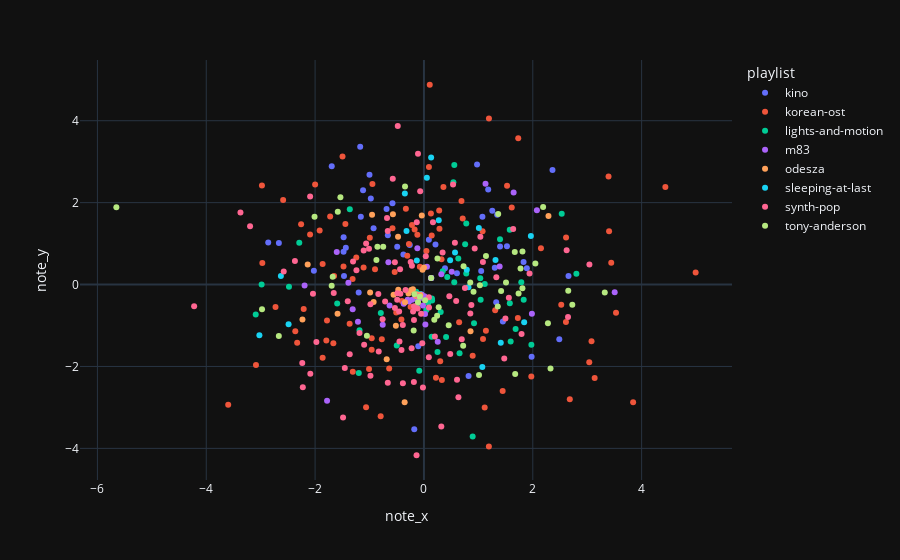

This figure's notebook cell:
### Markdown cell above
## Visualisation of Reduced Dimensions

### Note Trajectory

We can see that points seem to be normally distributed from the center with little sign of clustering. This can be caused by there being too many potential dimensions i.e. notes. In other words, even similar songs that sound similar to us might not play the same notes and thus appear more distant to the machine than it really is. This is the consequence of the curse of dimensionality.

However, a weak cluster can be seen in the middle which could be the result of using more similar patterns of notes, but it could also be considered statistically insignificant due to potential error in the note recognition neural network.

### Code cell
note_trajectory_fig = px.scatter(dataset, x='note_x', y='note_y', color='playlist', hover_data=config.metadata_columns)
note_trajectory_fig.write_image(config.image_dir + '/note-trajectory-mds.png', width=1000, scale=2)
note_trajectory_fig

### Figure 1 — Plotly figure (JSON) as saved in the notebook; plotly's stock layout.template omitted (floating-point values rounded to 4 significant figures; data arrays with more than 128 entries replaced by an {"elided": "..."} marker saying what was removed)
{"data": [{"customdata": {"elided": "47x3 str values"}, "hovertemplate": "playlist=%{customdata[2]}<br>note_x=%{x}<br>note_y=%{y}<br>song_name=%{customdata[0]}<br>artist=%{customdata[1]}<extra></extra>", "legendgroup": "kino", "marker": {"color": "#636efa", "symbol": "circle"}, "mode": "markers", "name": "kino", "orientation": "v", "showlegend": true, "x": [2.362, 1.979, -2.861, -0.178, -1.171, 0.09056, -0.3774, -0.9762, -1.119, -0.1045, -0.5779, -0.687, 0.2119, -0.1208, 0.03838, -2.666, -0.6631, 1.451, -1.477, 1.891, 1.525, -0.9254, 1.398, -1.199, -0.2608, 1.831, 2.487, -1.159, 2.656, 1.052, -1.001, -1.469, 1.301, -1.435, 1.256, 1.181, 1.075, -2.023, 0.8198, -1.476, 1.328, 1.345, -0.4911, 0.606, 0.3864, 0.9757, -1.695], "xaxis": "x", "y": [2.796, -1.761, 1.028, -3.532, 3.366, 1.091, 0.7364, 2.1, 2.303, -1.507, 1.986, 1.842, 0.9795, -0.2993, -0.3338, 1.012, 1.205, -0.9051, 0.7981, 0.399, 0.9334, 1.374, 0.9291, -0.1937, 0.9676, 0.553, -1.337, 1.653, 0.2079, 0.3291, 2.68, 0.2078, 0.4126, 0.9013, 1.802, 2.321, 1.653, 0.3382, -2.234, 1.158, -0.4341, 1.706, 0.9248, 0.2781, 0.397, 2.932, 2.887], "yaxis": "y", "type": "scatter"}, {"customdata": {"elided": "95x3 str values"}, "hovertemplate": "playlist=%{customdata[2]}<br>note_x=%{x}<br>note_y=%{y}<br>song_name=%{customdata[0]}<br>artist=%{customdata[1]}<extra></extra>", "legendgroup": "korean-ost", "marker": {"color": "#EF553B", "symbol": "circle"}, "mode": "markers", "name": "korean-ost", "orientation": "v", "showlegend": true, "x": [-0.4057, 4.993, 1.193, 2.68, 3.137, -2.329, -2.364, 0.6897, 3.402, -0.3057, 2.523, 1.309, 0.3583, 2.609, -1.244, 1.194, 0.2803, -2.97, -1.782, 0.09157, 3.844, -0.639, 3.079, 0.128, -1.443, 1.614, -0.9467, -2.257, -1.477, -3.086, 3.53, -1.793, -0.2456, 3.038, -2.092, -0.8991, -2.209, 2.612, 4.436, 0.3294, -2.977, -0.5379, 1.725, 0.6468, -1.664, 1.446, -0.07561, -0.7741, -0.3319, 3.392, -1.109, 2.15, -0.5089, 0.2849, -0.2198, 0.1068, -0.1713, 1.077, -0.1211, -1.916, -0.9605, 0.3232, -1.009, -3.597, -1.063, 3.442, -0.5779, 0.8954, -0.4141, 1.527, -2.727, -1.723, 1.973, -1.651, -2.587, 0.299, -1.307, 0.7124, 1.733, -1.365, -1.496, 0.1428, -1.31, -2.0, 1.116, -0.9597, -1.861, -0.9946, 0.2209, -0.7954, 0.04584, -0.2759, 1.086, 1.139, -1.861], "xaxis": "x", "y": [-0.3992, 0.2928, -3.951, -2.803, -2.28, -1.422, -1.14, 2.038, 1.301, 0.7003, -0.4951, -0.6272, 2.383, -0.9173, 0.6605, 4.056, 1.807, 0.5248, -0.8781, 2.869, -2.875, -2.05, -1.383, 1.737, 1.476, 1.884, 2.454, 1.473, 0.4425, -1.962, -0.6864, -1.365, -0.5407, -1.896, 1.225, 0.3716, -0.5956, 1.15, 2.384, -2.332, 2.416, 0.3057, -0.8146, -0.921, -1.434, -2.597, 0.4335, -1.334, 1.848, 2.638, 0.4183, 0.8854, -0.6809, 1.364, 1.457, 4.878, 1.347, 1.303, 1.216, 1.318, -1.594, 0.6154, -2.064, -2.933, -2.994, 0.5305, 1.372, -1.736, -0.8513, 2.409, -0.5505, 1.659, -2.244, 0.2107, 2.065, -1.874, -2.13, 1.613, 3.57, -0.9579, 3.124, 1.198, 0.1382, 2.441, -3.003, -1.314, -1.787, 1.144, -2.276, -3.214, 0.8185, 0.9917, -1.329, -1.126, 0.502], "yaxis": "y", "type": "scatter"}, {"customdata": {"elided": "56x3 str values"}, "hovertemplate": "playlist=%{customdata[2]}<br>note_x=%{x}<br>note_y=%{y}<br>song_name=%{customdata[0]}<br>artist=%{customdata[1]}<extra></extra>", "legendgroup": "lights-and-motion", "marker": {"color": "#00cc96", "symbol": "circle"}, "mode": "markers", "name": "lights-and-motion", "orientation": "v", "showlegend": true, "x": [0.3449, -0.1417, 1.398, -1.362, -0.4998, 0.5412, 0.6543, 0.04427, 2.532, 0.1323, 0.308, -0.1208, -0.08626, 1.684, 0.1419, -0.05103, 0.07837, 1.577, -2.48, -2.291, 2.801, 1.833, 0.2494, 0.757, -2.983, 0.5576, -0.09933, -0.1193, 1.578, -0.06379, 0.4278, 1.789, 1.042, 1.974, 1.118, 0.7773, 0.6311, 0.1503, -3.091, 0.778, 0.1468, 0.8954, 0.407, -1.594, 1.593, -0.7926, -0.06379, -0.08193, -0.06379, 0.5569, 0.9199, 1.035, -0.06379, -0.08594, -1.184, -1.197], "xaxis": "x", "y": [0.3274, -0.1775, 1.108, 1.836, -1.486, 2.495, -1.68, -0.6234, 1.729, 0.1579, -0.6728, -0.385, -0.2299, -1.084, -1.275, -0.2414, -0.4516, 1.335, -0.05229, 1.018, 0.2616, -0.3715, -1.647, 0.9863, 0.0004133, 2.917, -0.3001, -0.4842, -0.4579, -0.2457, 0.1814, 0.05868, -0.3715, -1.47, 0.01598, 0.2707, 0.6358, -0.3882, -0.7333, 1.492, -0.3426, -3.711, -1.28, -0.4626, -1.392, -0.6939, -0.2457, -0.3144, -0.2457, 0.05694, -0.9448, 0.1513, -0.2457, -2.106, -1.118, -2.157], "yaxis": "y", "type": "scatter"}, {"customdata": [["Another Wave from You", "M83", "m83"], ["Claudia Lewis", "M83", "m83"], ["Echoes of Mine", "M83", "m83"], ["Fountains", "M83", "m83"], ["Intro", "M83", "m83"], ["Klaus I Love You", "M83", "m83"], ["Midnight City", "M83", "m83"], ["My Tears Are Becoming a Sea", "M83", "m83"], ["New Map", "M83", "m83"], ["Ok Pal", "M83", "m83"], ["Outro", "M83", "m83"], ["Raconte-moi une histoire", "M83", "m83"], ["Reunion", "M83", "m83"], ["Soon, My Friend", "M83", "m83"], ["Splendor", "M83", "m83"], ["Steve Mcqueen", "M83", "m83"], ["This Bright Flash", "M83", "m83"], ["Train to Pluton", "M83", "m83"], ["Wait", "M83", "m83"], ["When Will You Come Home", "M83", "m83"], ["Where the Boats Go", "M83", "m83"], ["Year One, One Ufo", "M83", "m83"], ["Ashes of Our Fathers", "M83", "m83"], ["Canyon Battle", "M83", "m83"], ["Earth 2077", "M83", "m83"], ["Fearful Odds", "M83", "m83"], ["I'm Sending You Away", "M83", "m83"], ["Jack's Dream", "M83", "m83"], ["Losing Control", "M83", "m83"], ["Odyssey Rescue", "M83", "m83"], ["Radiation Zone", "M83", "m83"], ["Raven Rock", "M83", "m83"], ["StarWaves", "M83", "m83"], ["Tech 49", "M83", "m83"], ["Temples of Our Gods", "M83", "m83"], ["Undimmed by Time, Unbound by Death", "M83", "m83"], ["Waking Up", "M83", "m83"], ["You Can't Save Her", "M83", "m83"], ["Oblivion", "M83", "m83"]], "hovertemplate": "playlist=%{customdata[2]}<br>note_x=%{x}<br>note_y=%{y}<br>song_name=%{customdata[0]}<br>artist=%{customdata[1]}<extra></extra>", "legendgroup": "m83", "marker": {"color": "#ab63fa", "symbol": "circle"}, "mode": "markers", "name": "m83", "orientation": "v", "showlegend": true, "x": [0.05565, -0.2732, -1.31, -0.1211, -0.3, 0.1323, -1.78, -1.388, -0.04194, 0.3191, 2.075, -0.6534, -0.2169, -0.6311, 3.505, 1.131, 1.984, 0.1323, 0.51, 0.1323, 1.391, -0.1019, -0.04747, -0.05853, -0.1044, -0.01704, 0.2531, 1.648, -1.213, -0.08021, 0.0264, -2.193, -0.04803, -0.7575, 0.1323, -1.602, 0.009041, -0.372, 0.02009], "xaxis": "x", "y": [0.4374, -0.4123, -0.6015, 0.8849, -0.3696, 0.1579, -2.837, 0.04679, -0.2457, 0.2506, 1.816, 0.5417, -0.3709, -0.51, -0.1867, 2.459, -0.7098, 0.1579, 0.3111, 0.1579, 0.4398, -0.2494, -0.3226, -0.2776, -0.3774, -0.5094, -1.396, 2.248, -0.9075, -0.2506, -0.9769, -0.02058, -0.254, -0.98, 0.1579, 0.7939, -0.2885, -0.4713, -0.719], "yaxis": "y", "type": "scatter"}, {"customdata": [["A Moment Apart", "ODESZA", "odesza"], ["Across The Room (feat. Leon Bridges)", "ODESZA", "odesza"], ["Boy", "ODESZA", "odesza"], ["Corners Of The Earth (feat. RY X)", "ODESZA", "odesza"], ["Divide (feat. Kelsey Bulkin)", "ODESZA", "odesza"], ["Everything At Your Feet (feat. The Chamanas)", "ODESZA", "odesza"], ["Falls (feat. Sasha Alex Sloan)", "ODESZA", "odesza"], ["Falls (Reprise) (feat. Sasha Alex Sloan)", "ODESZA", "odesza"], ["Falls (Reprise) - Instrumental", "ODESZA", "odesza"], ["Higher Ground (feat. Naomi Wild)", "ODESZA", "odesza"], ["Higher Ground (Reprise) (feat. Naomi Wild)", "ODESZA", "odesza"], ["Higher Ground (Reprise) - Instrumental", "ODESZA", "odesza"], ["Intro", "ODESZA", "odesza"], ["It’s Only (feat. Zyra) - ODESZA VIP Remix", "ODESZA", "odesza"], ["Just A Memory (feat. Regina Spektor)", "ODESZA", "odesza"], ["La Ciudad", "ODESZA", "odesza"], ["Late Night", "ODESZA", "odesza"], ["Line Of Sight (feat. WYNNE & Mansionair)", "ODESZA", "odesza"], ["Line Of Sight (Reprise) (feat. WYNNE & Mansionair)", "ODESZA", "odesza"], ["Line Of Sight (Reprise) - Instrumental", "ODESZA", "odesza"], ["Loyal", "ODESZA", "odesza"], ["Memories That You Call (feat. Monsoonsiren) - ODESZA & Golden Features VIP Remix", "ODESZA", "odesza"], ["Meridian", "ODESZA", "odesza"], ["Show Me", "ODESZA", "odesza"], ["Thin Floors And Tall Ceilings", "ODESZA", "odesza"]], "hovertemplate": "playlist=%{customdata[2]}<br>note_x=%{x}<br>note_y=%{y}<br>song_name=%{customdata[0]}<br>artist=%{customdata[1]}<extra></extra>", "legendgroup": "odesza", "marker": {"color": "#FFA15A", "symbol": "circle"}, "mode": "markers", "name": "odesza", "orientation": "v", "showlegend": true, "x": [-0.02589, -0.4759, -0.3478, -0.6843, -0.3547, -0.06521, -0.1446, -0.9534, 2.288, -0.9886, -0.5698, -1.587, -2.136, -0.9244, -2.232, -0.5156, -0.1394, -0.03947, -0.202, -0.2344, -0.4718, 0.8559, -0.284, 0.001365, -0.5581], "xaxis": "x", "y": [0.3598, 1.169, -0.4305, -1.825, -2.871, -0.2577, -0.282, 1.702, 1.673, -0.1923, 1.718, -0.7114, 0.4898, -0.4281, -0.8558, -1.009, -0.2365, 1.689, -0.1176, -0.1306, -0.1277, -1.142, -0.221, 0.4159, -0.2475], "yaxis": "y", "type": "scatter"}, {"customdata": [["April 10, 2019- Powehi - Image of a Black Hole", "Sleeping At Last", "sleeping-at-last"], ["August 12, 2018- Perseid Meteor Shower", "Sleeping At Last", "sleeping-at-last"], ["August 21, 2017- Total Solar Eclipse", "Sleeping At Last", "sleeping-at-last"], ["December 13, 2017- Geminid Meteor Shower", "Sleeping At Last", "sleeping-at-last"], ["December 17, 2018- Farout", "Sleeping At Last", "sleeping-at-last"], ["December 21, 2020- The Great Conjunction", "Sleeping At Last", "sleeping-at-last"], ["December 25, 2021- Webb Space Telescope - Launch", "Sleeping At Last", "sleeping-at-last"], ["February 1, 2023- C2022 E3 - Comet Ztf", "Sleeping At Last", "sleeping-at-last"], ["February 13, 2019- Opportunity - Mission Complete", "Sleeping At Last", "sleeping-at-last"], ["February 18, 2021- Perseverance - Mars Landing", "Sleeping At Last", "sleeping-at-last"], ["January 30, 2020- Spitzer - Final Voyage", "Sleeping At Last", "sleeping-at-last"], ["January 31, 2018- Super Blue Blood Moon", "Sleeping At Last", "sleeping-at-last"], ["July 22, 2020- C  2020 F3 - Comet Neowise", "Sleeping At Last", "sleeping-at-last"], ["July 27, 2018- Total Lunar Eclipse", "Sleeping At Last", "sleeping-at-last"], ["July 4, 2020- Aphelion", "Sleeping At Last", "sleeping-at-last"], ["June 24, 2022- Parade of Planets", "Sleeping At Last", "sleeping-at-last"], ["June 30, 2018- Pds 70b (Birth of a Planet)", "Sleeping At Last", "sleeping-at-last"], ["October 30, 2018- Kepler - Goodnight", "Sleeping At Last", "sleeping-at-last"], ["September 15, 2017- Cassini - The Grand Finale", "Sleeping At Last", "sleeping-at-last"]], "hovertemplate": "playlist=%{customdata[2]}<br>note_x=%{x}<br>note_y=%{y}<br>song_name=%{customdata[0]}<br>artist=%{customdata[1]}<extra></extra>", "legendgroup": "sleeping-at-last", "marker": {"color": "#19d3f3", "symbol": "circle"}, "mode": "markers", "name": "sleeping-at-last", "orientation": "v", "showlegend": true, "x": [0.8182, -0.3203, 0.4811, 0.2721, 0.05381, 1.412, 0.7873, -2.629, 1.073, -3.023, -2.487, 1.009, 0.1323, 0.5711, 1.842, -0.3509, -0.1305, 1.315, 1.964], "xaxis": "x", "y": [-0.06303, 1.31, 0.5905, 1.569, 2.606, -1.424, 0.3601, 0.2101, -2.014, -1.24, -0.9672, 1.383, 3.1, 0.7854, -0.9191, 2.222, 0.5851, 0.6019, 1.185], "yaxis": "y", "type": "scatter"}, {"customdata": {"elided": "96x3 str values"}, "hovertemplate": "playlist=%{customdata[2]}<br>note_x=%{x}<br>note_y=%{y}<br>song_name=%{customdata[0]}<br>artist=%{customdata[1]}<extra></extra>", "legendgroup": "synth-pop", "marker": {"color": "#FF6692", "symbol": "circle"}, "mode": "markers", "name": "synth-pop", "orientation": "v", "showlegend": true, "x": [0.1657, -0.2206, -0.1832, -1.657, -0.1099, 0.7529, -1.24, -1.107, 0.5926, 0.8718, 1.084, -2.092, 0.5348, -0.4384, 1.476, -0.1092, -0.4807, -2.236, 0.9329, 0.4831, 1.64, -0.2436, 2.622, -0.2263, -1.009, -0.4914, -0.6643, -0.3881, 1.497, -0.1848, 0.5689, -2.088, -2.371, -0.338, -0.3867, -0.8382, 0.8523, -0.1359, -1.184, -1.4, 3.04, 0.08997, -0.03059, 0.6335, -1.976, -0.831, 0.6078, -0.132, -2.039, -4.223, -0.4127, 0.09082, 0.6946, -1.486, -0.05215, 1.33, -0.7132, -0.4497, 0.09307, 0.03392, -0.1527, -2.226, 0.3429, -2.577, -0.5728, -0.4557, 0.3191, -0.76, -0.01852, -0.06906, -3.195, -0.4877, -3.371, -0.9827, -0.6783, 1.94, -0.5334, -0.5345, -0.1993, -0.9832, -0.6652, -0.09796, -0.1816, 0.4666, 1.794, -0.1161, -0.4334, -1.364, -1.062, -1.454, 1.037, -1.303, 0.2011, -1.099, 1.56, 2.648], "xaxis": "x", "y": [1.522, 0.4605, -0.8631, -0.2084, -0.447, -0.08634, 0.352, 0.8306, -0.4008, -0.497, 0.5515, 2.147, 2.444, 0.373, -1.804, 3.196, 3.874, -1.913, 0.8802, -1.693, 1.356, 0.5532, 0.8348, -1.558, 0.8738, -0.3737, -2.4, -0.9849, -0.8278, -2.381, 1.019, -2.178, 0.5752, -0.136, -2.408, -0.2311, -0.709, -4.168, -1.185, -0.4105, 0.4904, -1.778, -1.435, -2.753, -1.405, -1.637, -2.325, 1.522, -0.2235, -0.532, -1.598, -0.309, -1.334, -3.249, -0.7129, 0.1805, -0.4121, -1.389, -0.5612, 0.6934, -0.2591, -2.508, 0.783, 0.3194, 2.584, -0.6573, -3.466, -0.8466, -2.514, 2.275, 1.426, -0.2106, 1.76, -2.228, 1.626, 0.272, -0.5747, 0.5426, -0.6583, -0.4821, 1.307, -0.2839, -0.5313, -0.2863, -1.207, -0.5844, -0.2257, -1.7, 1.002, -2.037, 1.166, 0.5608, -1.269, -1.473, -0.3219, -0.7952], "yaxis": "y", "type": "scatter"}, {"customdata": {"elided": "48x3 str values"}, "hovertemplate": "playlist=%{customdata[2]}<br>note_x=%{x}<br>note_y=%{y}<br>song_name=%{customdata[0]}<br>artist=%{customdata[1]}<extra></extra>", "legendgroup": "tony-anderson", "marker": {"color": "#B6E880", "symbol": "circle"}, "mode": "markers", "name": "tony-anderson", "orientation": "v", "showlegend": true, "x": [0.9109, -0.1888, -0.7484, -0.1753, -0.3478, 1.775, 0.1323, 2.19, -2.975, 0.1902, -5.652, 0.455, -2.01, -1.677, 1.357, -1.535, 0.2484, -1.048, 1.028, 2.652, 2.278, -0.1089, -1.583, 2.326, 0.8512, 2.726, 0.2419, 1.365, 2.047, -0.855, 0.7281, 1.811, -1.695, 0.2711, 1.669, 1.677, 1.14, 1.012, -2.666, 1.508, 1.81, 3.323, 1.739, 0.02136, 1.418, -0.07635, 0.7209, -0.8733], "xaxis": "x", "y": [-0.1745, -1.121, 0.9223, -0.2349, 2.397, 0.3921, 0.1579, 1.893, -0.6003, -0.859, 1.885, -0.9921, 1.654, 0.1915, -0.5377, 2.131, 0.6357, -1.25, -0.01662, -0.1488, -0.9438, -0.4293, 1.777, -2.053, 0.0508, -0.493, -0.7629, 1.722, 0.5132, 0.9218, 0.4476, 0.8071, -0.02821, -0.5533, 0.7964, -2.185, 0.699, -2.207, -1.258, 0.04835, -0.09086, -0.1953, -0.216, -0.3855, -0.1579, -0.2977, -1.493, 0.597], "yaxis": "y", "type": "scatter"}], "layout": {"xaxis": {"anchor": "y", "domain": [0.0, 1.0], "title": {"text": "note_x"}}, "yaxis": {"anchor": "x", "domain": [0.0, 1.0], "title": {"text": "note_y"}}, "legend": {"title": {"text": "playlist"}, "tracegroupgap": 0}, "margin": {"t": 60}}}
